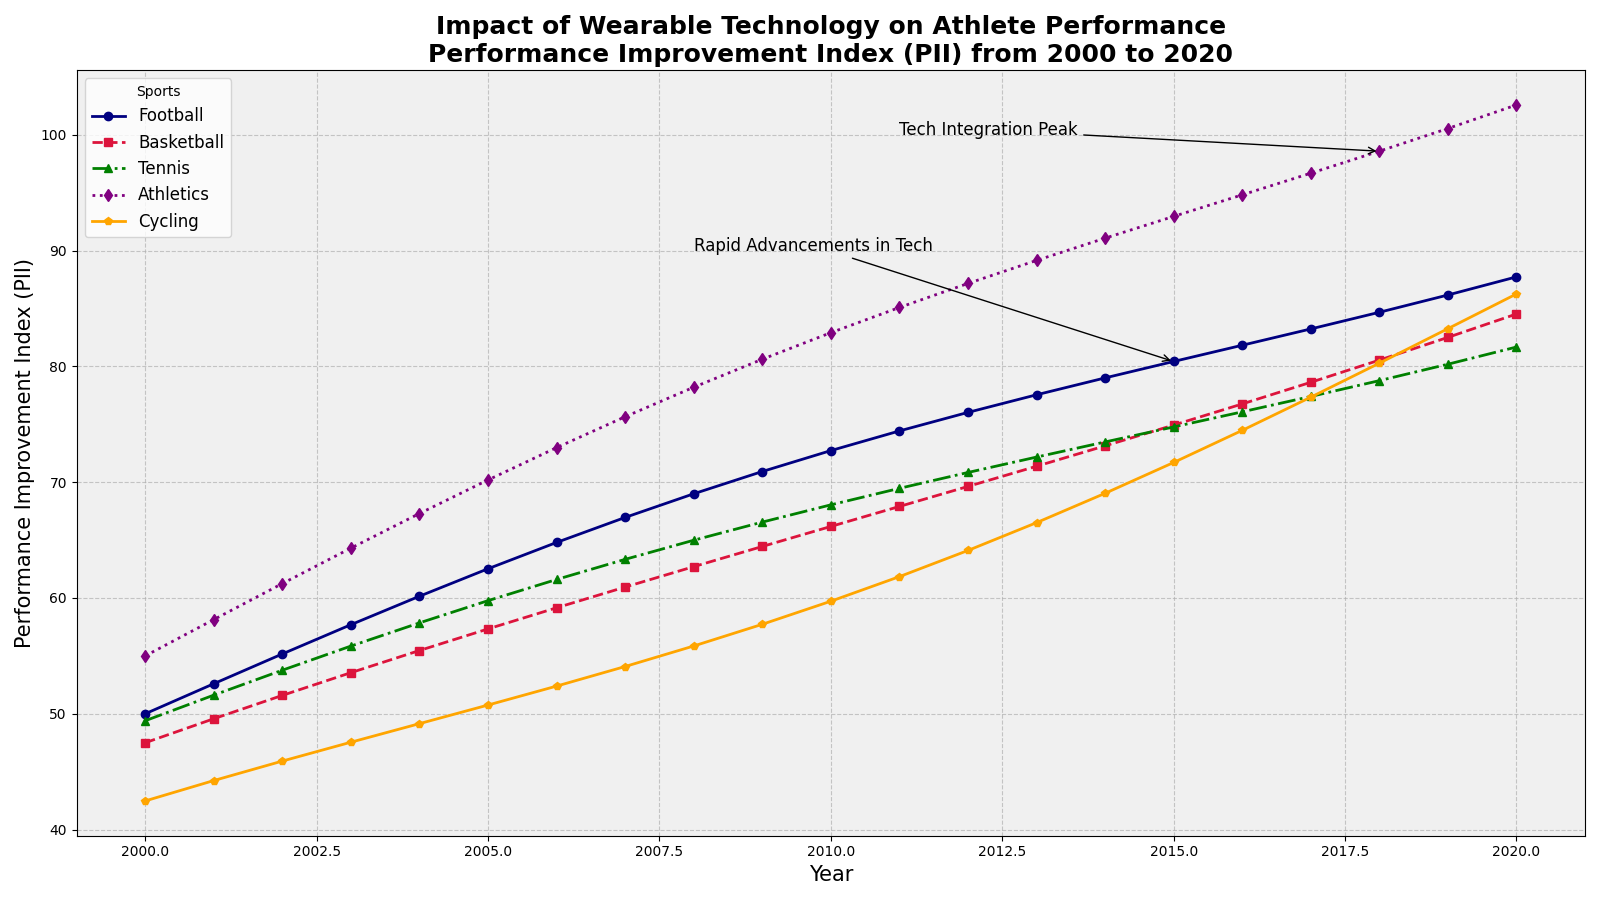

Source code (Python):
import matplotlib.pyplot as plt
import numpy as np

# Backstory:
# In the world of sports, technology has been playing a crucial role in improving athlete performance. The hypothetical study measures
# the Performance Improvement Index (PII) of athletes in different sports over two decades, highlighting the influence of wearable technology.
# This chart provides insights on how PII has evolved from 2000 to 2020 across various sports, showing the impact of technology in enhancing performance.

# Define the years and the Performance Improvement Index for various sports
years = np.arange(2000, 2021)
football_pii = [50 + 3*np.sin(0.2*x) + 2*x for x in range(len(years))]
basketball_pii = [45 + 2.5*np.cos(0.15*x) + 2.1*x for x in range(len(years))]
tennis_pii = [48 + 2.8*np.sin(0.18*x + np.pi/6) + 1.8*x for x in range(len(years))]
athletics_pii = [55 + 3.2*np.sin(0.2*x) + 2.5*x for x in range(len(years))]
cycling_pii = [40 + 3.5*np.cos(0.2*x + np.pi/4) + 2.3*x for x in range(len(years))]

# Create the plot
fig, ax = plt.subplots(figsize=(16, 9))

# Plotting the line chart for different sports
ax.plot(years, football_pii, marker='o', linestyle='-', linewidth=2, color='navy', label='Football')
ax.plot(years, basketball_pii, marker='s', linestyle='--', linewidth=2, color='crimson', label='Basketball')
ax.plot(years, tennis_pii, marker='^', linestyle='-.', linewidth=2, color='green', label='Tennis')
ax.plot(years, athletics_pii, marker='d', linestyle=':', linewidth=2, color='purple', label='Athletics')
ax.plot(years, cycling_pii, marker='p', linestyle='-', linewidth=2, color='orange', label='Cycling')

# Title and labels
ax.set_title('Impact of Wearable Technology on Athlete Performance\nPerformance Improvement Index (PII) from 2000 to 2020', fontsize=18, fontweight='bold')
ax.set_xlabel('Year', fontsize=15)
ax.set_ylabel('Performance Improvement Index (PII)', fontsize=15)

# Adding a legend
ax.legend(title='Sports', loc='upper left', fontsize=12)

# Annotate for notable points
ax.annotate('Rapid Advancements in Tech', xy=(2015, football_pii[15]), xytext=(2008, 90),
            arrowprops=dict(facecolor='black', arrowstyle='->'), fontsize=12)
ax.annotate('Tech Integration Peak', xy=(2018, athletics_pii[18]), xytext=(2011, 100),
            arrowprops=dict(facecolor='black', arrowstyle='->'), fontsize=12)

# Grid and styling
ax.grid(True, linestyle='--', alpha=0.7)
ax.set_facecolor('#f0f0f0')

# Automatically adjust layout 
plt.tight_layout()

# Display the plot
plt.show()
